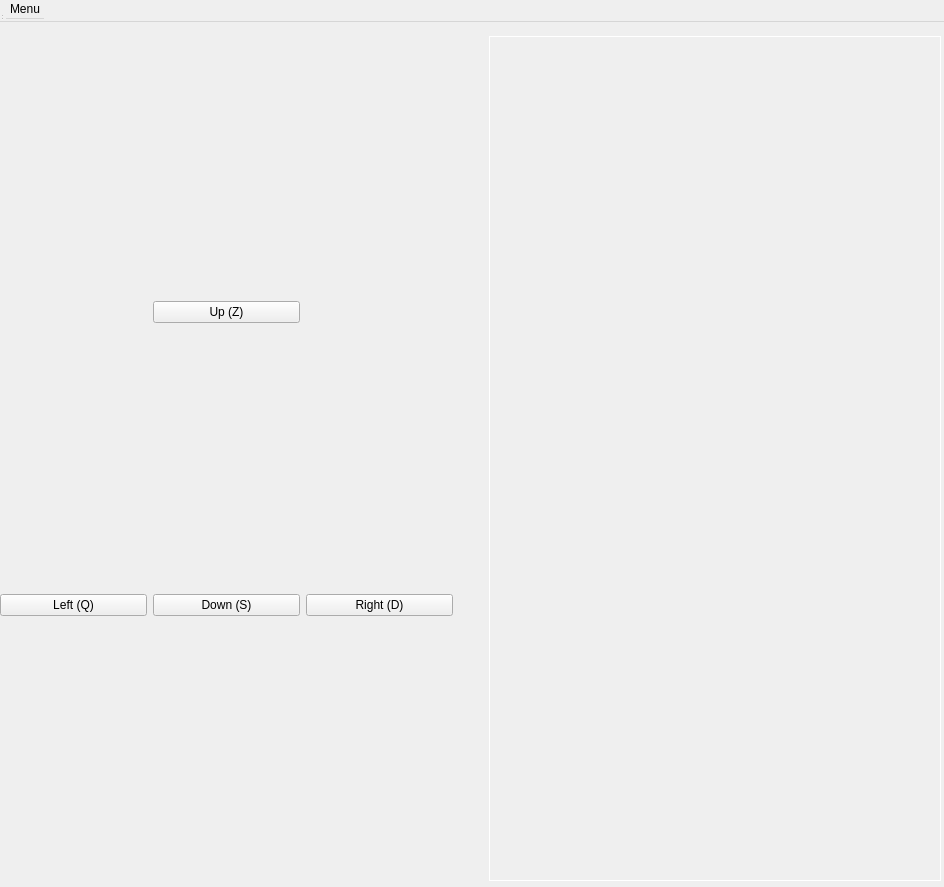
<?xml version="1.0" encoding="UTF-8"?>
<ui version="4.0">
 <class>MainWindow</class>
 <widget class="QWidget" name="MainWindow">
  <property name="geometry">
   <rect>
    <x>0</x>
    <y>0</y>
    <width>944</width>
    <height>887</height>
   </rect>
  </property>
  <property name="windowTitle">
   <string>Baba is You</string>
  </property>
  <widget class="QMenuBar" name="menubar">
   <property name="geometry">
    <rect>
     <x>0</x>
     <y>0</y>
     <width>946</width>
     <height>22</height>
    </rect>
   </property>
   <widget class="QMenu" name="menuMenu">
    <property name="title">
     <string>Menu</string>
    </property>
    <addaction name="actionStart"/>
    <addaction name="actionexit"/>
   </widget>
   <addaction name="menuMenu"/>
  </widget>
  <widget class="QStatusBar" name="statusbar">
   <property name="geometry">
    <rect>
     <x>0</x>
     <y>0</y>
     <width>3</width>
     <height>21</height>
    </rect>
   </property>
  </widget>
  <widget class="QWidget" name="verticalLayoutWidget">
   <property name="geometry">
    <rect>
     <x>0</x>
     <y>30</y>
     <width>941</width>
     <height>851</height>
    </rect>
   </property>
   <layout class="QVBoxLayout" name="verticalLayout_2" stretch="5,1">
    <item>
     <layout class="QGridLayout" name="boardGridLayout">
      <property name="sizeConstraint">
       <enum>QLayout::SetDefaultConstraint</enum>
      </property>
      <property name="leftMargin">
       <number>3</number>
      </property>
      <property name="topMargin">
       <number>3</number>
      </property>
      <property name="rightMargin">
       <number>3</number>
      </property>
      <property name="bottomMargin">
       <number>3</number>
      </property>
     </layout>
    </item>
    <item>
     <layout class="QHBoxLayout" name="horizontalLayout_2">
      <property name="sizeConstraint">
       <enum>QLayout::SetDefaultConstraint</enum>
      </property>
      <item>
       <layout class="QGridLayout" name="gridLayout">
        <item row="1" column="1">
         <widget class="QPushButton" name="btn_down">
          <property name="text">
           <string>Down (S)</string>
          </property>
          <property name="shortcut">
           <string>Down</string>
          </property>
         </widget>
        </item>
        <item row="1" column="2">
         <widget class="QPushButton" name="btn_right">
          <property name="text">
           <string>Right (D)</string>
          </property>
          <property name="shortcut">
           <string>Right</string>
          </property>
         </widget>
        </item>
        <item row="0" column="1">
         <widget class="QPushButton" name="btn_up">
          <property name="enabled">
           <bool>true</bool>
          </property>
          <property name="text">
           <string>Up (Z)</string>
          </property>
          <property name="shortcut">
           <string>Up</string>
          </property>
         </widget>
        </item>
        <item row="1" column="0">
         <widget class="QPushButton" name="btn_left">
          <property name="text">
           <string>Left (Q)</string>
          </property>
          <property name="shortcut">
           <string>Left</string>
          </property>
         </widget>
        </item>
       </layout>
      </item>
      <item>
       <spacer name="horizontalSpacer">
        <property name="orientation">
         <enum>Qt::Horizontal</enum>
        </property>
        <property name="sizeType">
         <enum>QSizePolicy::Fixed</enum>
        </property>
        <property name="sizeHint" stdset="0">
         <size>
          <width>30</width>
          <height>10</height>
         </size>
        </property>
       </spacer>
      </item>
      <item>
       <widget class="QLabel" name="labelMessages">
        <property name="font">
         <font>
          <family>Segoe UI</family>
          <pointsize>20</pointsize>
          <italic>false</italic>
          <bold>false</bold>
         </font>
        </property>
        <property name="styleSheet">
         <string notr="true">font: 20pt &quot;Segoe UI&quot;;
color: rgb(255, 255, 255);
border-color: rgb(255, 255, 255);
border-width: 3px white;</string>
        </property>
        <property name="frameShape">
         <enum>QFrame::Box</enum>
        </property>
        <property name="text">
         <string/>
        </property>
       </widget>
      </item>
     </layout>
    </item>
   </layout>
  </widget>
  <action name="actionexit">
   <property name="text">
    <string>Exit</string>
   </property>
  </action>
  <action name="actionStart">
   <property name="text">
    <string>Restart</string>
   </property>
  </action>
 </widget>
 <resources/>
 <connections/>
</ui>
